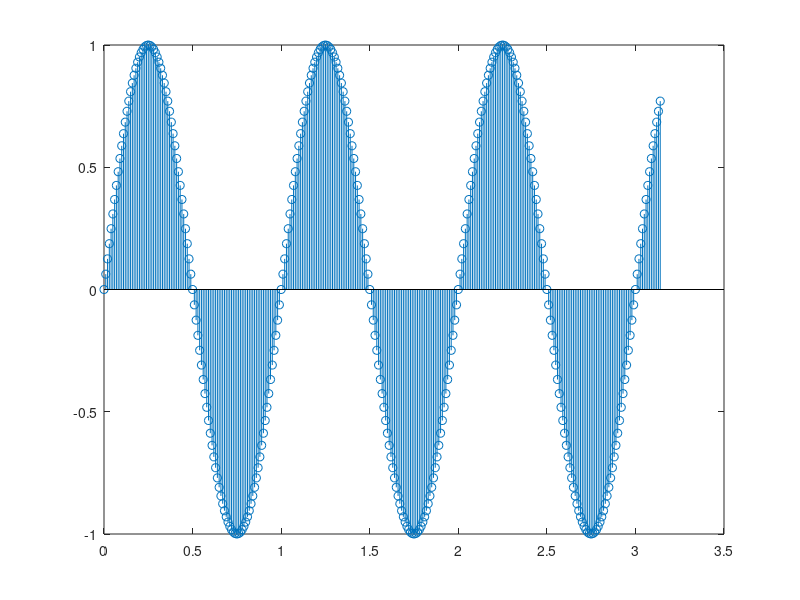
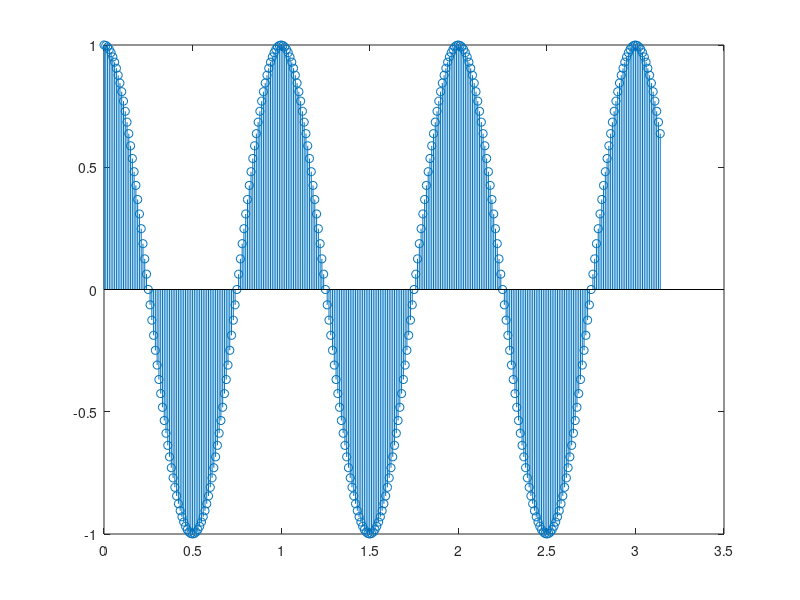

Here is the MATLAB script that generated these plots, in order:
%genaration of sine & cosine wave
clc;
clear;
t=0:0.01:pi;
y1=sin(2*pi*t);
figure;
stem(t,y1);
y2=cos(2*pi*t);
figure;
stem(t,y2);
